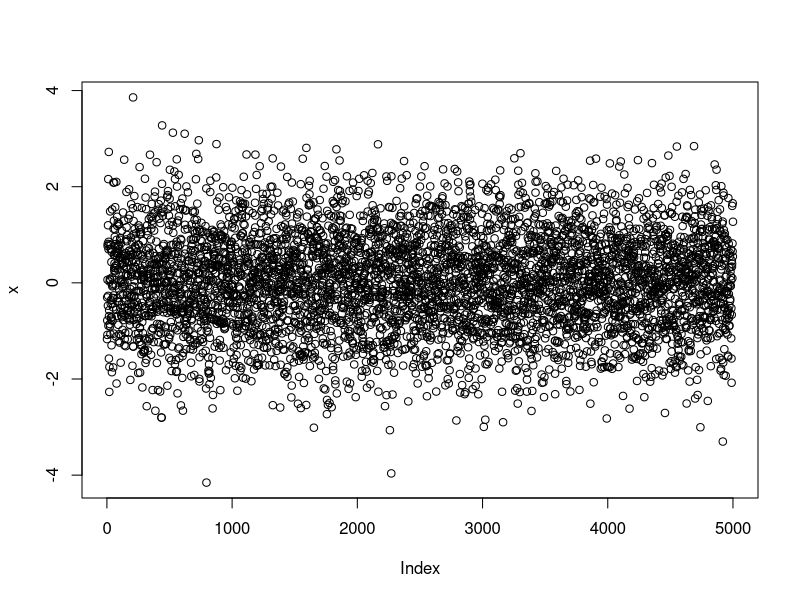

Here is the R script that generated this plot:
# An R script to test out

# Define vector of random variables that are normally distributed
# with mean = 0 and sd = 1

x <- rnorm(5000,0,1)

# Plot the vector of variables as a histogram
plot(x)

# script ends...
